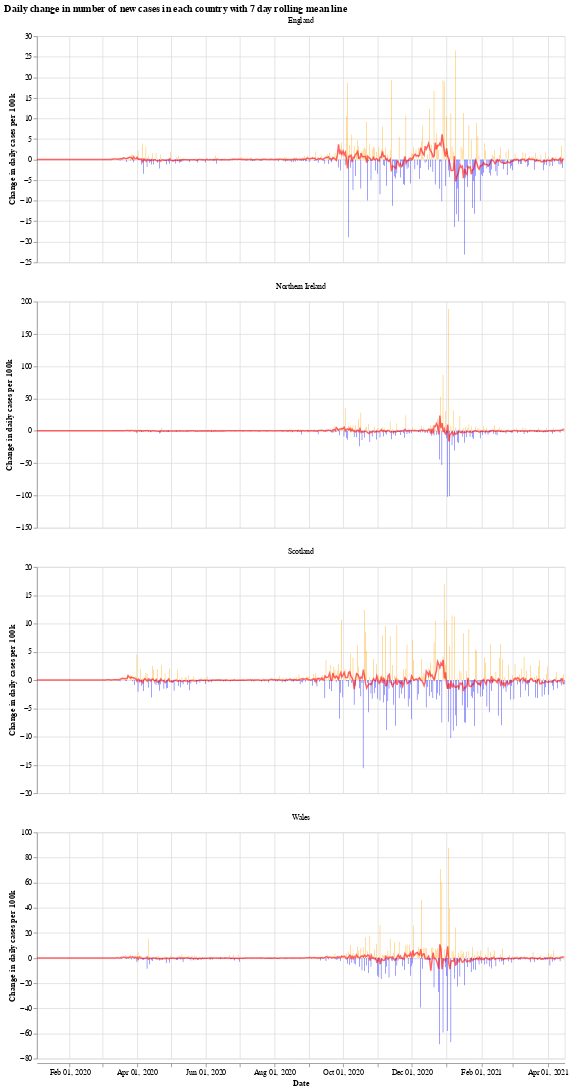

The notebook cell saved with this chart:
### Markdown cell above
We will use the Python library `Altair` for visualising the data, see the [altair docs](https://altair-viz.github.io/) for more information.

First we have a graph which shows the daily change in the number of new cases for each country. This number jumps up and down all over the place, which is likely due to delay in reporting of new cases over the weekend. Another interesting thing is that it looks like the daily cases in Wales experienced a much shorter period of calm over the summer (calm in the sense of daily cases not jumping up and down).

The orange bars are days when the number of new cases (per 100k population) was more than the previous day, while the blue are days when the number of new cases dropped. The red line is the 7 day moving average. 

When the moving average line is below 0, it means that there is a consistent drop in new cases. We can see this clearly happening around the times that lockdowns were introduced (though, to varying degrees). I will update the graphs soon with a marker of when each lockdown started.

### Code cell
# collapse
import altair as alt

bars = alt.Chart(uk_cases).mark_bar().encode(
    x=alt.X("yearmonthdate(date):T", axis=alt.Axis(title='Date')),
    y=alt.Y("casesChangeRate:Q", axis=alt.Axis(title='Change in daily cases per 100k')),
    tooltip='casesChange',
    color=alt.condition(
        alt.datum.casesChangeRate > 0,
        alt.value("orange"),  # The positive color
        alt.value("blue")  # The negative color
    )
).properties(title='Daily change in number of new cases with 7 day rolling mean',width=700).interactive()

line = alt.Chart(uk_cases).mark_line(
    color='red',
    size=2,
    opacity=0.6
).transform_window(
    rolling_mean='mean(casesChangeRate)',
    frame=[0, 7],
    groupby=['areaName']
).encode(
    x='yearmonthdate(date):T',
    y='rolling_mean:Q'
)

alt.layer(bars, line, data=uk_cases).facet(alt.Column(
    'areaName', title=''), columns=1).resolve_scale(y='independent').properties(title='Daily change in number of new cases in each country with 7 day rolling mean line')

### Figure 1 — Vega-Lite specification as saved in the notebook (floating-point values rounded to 4 significant figures; data arrays with more than 128 entries replaced by an {"elided": "..."} marker saying what was removed)
{"config": {"view": {"continuousWidth": 400, "continuousHeight": 300}}, "data": {"name": "data-5f370c7454846f1e8a811083000964c0"}, "facet": {"type": "nominal", "field": "areaName", "title": ""}, "spec": {"layer": [{"mark": "bar", "encoding": {"color": {"condition": {"value": "orange", "test": "(datum.casesChangeRate > 0)"}, "value": "blue"}, "tooltip": {"type": "quantitative", "field": "casesChange"}, "x": {"type": "temporal", "axis": {"title": "Date"}, "field": "date", "timeUnit": "yearmonthdate"}, "y": {"type": "quantitative", "axis": {"title": "Change in daily cases per 100k"}, "field": "casesChangeRate"}}, "selection": {"selector001": {"type": "interval", "bind": "scales", "encodings": ["x", "y"]}}, "title": "Daily change in number of new cases with 7 day rolling mean", "width": 700}, {"mark": {"type": "line", "color": "red", "opacity": 0.6, "size": 2}, "encoding": {"x": {"type": "temporal", "field": "date", "timeUnit": "yearmonthdate"}, "y": {"type": "quantitative", "field": "rolling_mean"}}, "transform": [{"window": [{"op": "mean", "field": "casesChangeRate", "as": "rolling_mean"}], "frame": [0, 7], "groupby": ["areaName"]}]}]}, "columns": 1, "resolve": {"scale": {"y": "independent"}}, "title": "Daily change in number of new cases in each country with 7 day rolling mean line", "$schema": "https://vega.github.io/schema/vega-lite/v4.8.1.json", "datasets": {"data-5f370c7454846f1e8a811083000964c0": {"elided": "1876 records"}}}
